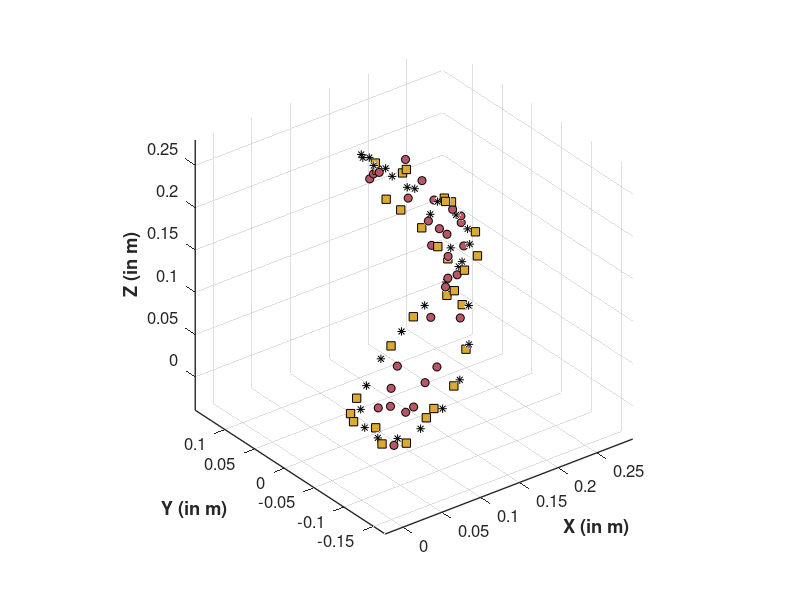

This chart was generated by the following MATLAB code: (Note: this script raises an error after producing the figure.)
%% with ori
exp_pts_ori = [0.435129	1.949658	1.434524
0.49324	1.891479	1.576429
0.565819	1.783117	1.804244
0.682109	1.641898	2.025276
0.780016	1.552242	2.154206
0.528179	1.333947	2.582592
0.357989	1.214764	2.729448
0.12463	1.368492	2.611649
-0.199509	1.206208	2.756628
-0.547011	1.377634	2.447416
-0.616939	1.339303	2.435882
-0.462831	1.512526	2.349361
-0.333123	1.828031	1.898393
-0.177932	1.906833	1.58464
0.165648	1.948731	1.356689
0.495832	1.904271	1.040559
0.910755	1.729347	0.793962
1.087414	1.517307	0.515001
1.180265	1.055959	0.078635
1.148904	0.929816	-0.042799
1.055026	0.887267	-0.101724
0.811718	0.981756	-0.157761
0.530337	0.838367	-0.239375
0.350286	1.308776	-0.076304
-0.103387	0.713602	-0.08273
-0.295297	0.990228	0.237395
0.207369	1.611859	0.196847
0.169047	1.808364	0.540211
0.316107	1.951423	0.954523
0.403622	1.942308	1.094796
];

theta = -15;
roty = [ cosd(theta) 0 sind(theta);0 1 0; -sind(theta) 0 cosd(theta) ];

rot_data_ori = exp_pts_ori*roty - 1*[.7 0  0];


% figure
% plot3(rot_data(:,2)/10,rot_data(:,1)/10,rot_data(:,3)/10,'k*')
% hold on
des_pts = [2.0073    0.1184    1.3701
    1.9095    0.3340    1.7025
    1.7313    0.4899    2.0123
    1.5047    0.5582    2.2853
    1.2700    0.5268    2.5093
    1.0693    0.4012    2.6741
    0.9385    0.2039    2.7723
    0.9008   -0.0298    2.7994
    0.9631   -0.2582    2.7543
    1.1142   -0.4405    2.6389
    1.3271   -0.5440    2.4585
    1.5638   -0.5503    2.2212
    1.7819   -0.4582    1.9377
    1.9425   -0.2843    1.6210
    2.0168   -0.0595    1.2852
    1.9917    0.1759    0.9455
    1.8715    0.3799    0.6173
    1.6777    0.5159    0.3155
    1.4451    0.5598    0.0537
    1.2151    0.5036   -0.1564
    1.0289    0.3574   -0.3051
    0.9197    0.1473   -0.3858
    0.9071   -0.0891   -0.3949
    0.9933   -0.3096   -0.3319
    1.1630   -0.4747   -0.1996
    1.3857   -0.5550   -0.0041
    1.6217   -0.5362    0.2458
    1.8288   -0.4214    0.5389
    1.9700   -0.2314    0.8618
    2.0200   -0.0000    1.2000];



% with only pos
exp_pts_pos = [0.268808	1.976764	1.538578
0.04971	1.906189	1.597864
0.22643	1.801446	1.710296
0.429539	1.697126	1.924152
0.726471	1.428248	2.110465
0.579018	1.364213	2.259154
0.360234	1.270342	2.410043
0.00804	1.339039	2.7
-0.26751	1.340315	2.575743
-0.373969	1.412674	2.370047
-0.569021	1.504308	2.317173
-0.464737	1.691188	2.124496
-0.269517	1.844981	1.903825
-0.221192	1.914067	1.581263
0.092368	1.952881	1.3
0.047068	1.91535	1.076843
0.084678	1.91418	0.955591
0.135775	1.763481	0.626142
0.282088	1.443847	0.09477
0.126921	1.244549	-0.026308
0.269318	1.188026	-0.3032
0.088631	1.206934	-0.2086
-0.437721	0.84782	-0.30267
-0.198842	1.18267	-0.13835
-0.212242	1.275062	-0.1023
-0.172242	1.453076	0.104366
-0.215295	1.57288	0.267588
-0.23334	1.860424	0.75402
-0.046605	1.963065	1.14287
0.348808	1.937405	1.319045

];


errors_pos = [des_pts(:,1)-exp_pts_pos(:,2) des_pts(:,2)-exp_pts_pos(:,1) des_pts(:,3)-exp_pts_pos(:,3)];
errors_pos = sqrt(cumsum(errors_pos.^2,2));
errors_pos = errors_pos(:,3);

errors_ori = [des_pts(:,1)-rot_data_ori(:,2) des_pts(:,2)-rot_data_ori(:,1) des_pts(:,3)-rot_data_ori(:,3)];
errors_ori = sqrt(cumsum(errors_ori.^2,2));
errors_ori = errors_ori(:,3);

% errors = [des_pts(:,1)-(exp_pts_c(:,2)) des_pts(:,2)-(exp_pts_c(:,1))  des_pts(:,3)-exp_pts_c(:,3)]

figure
plot3(des_pts(:,1)/10,des_pts(:,2)/10,des_pts(:,3)/10,'Marker','*','Color',[0 0 0],'MarkerFaceColor',[0/256 0/256 0/256],'Linestyle','None')
hold on
axis equal
plot3(exp_pts_pos(:,2)/10,exp_pts_pos(:,1)/10,exp_pts_pos(:,3)/10,'Marker','o','Color',[0 0 0],'MarkerFaceColor',[187/256 85/256 102/256],'Linestyle','None')
plot3(rot_data_ori(:,2)/10,rot_data_ori(:,1)/10,rot_data_ori(:,3)/10,'Marker','s','Color',[0 0 0],'MarkerFaceColor',[221/256 170/256 51/256],'Linestyle','None')
ylabel('Y (in m)','Fontweight','bold','fontsize',12)

xlabel('X (in m)','Fontweight','bold','fontsize',12)
zlabel('Z (in m)','Fontweight','bold','fontsize',12)
set(gca,'linewidth',1,'FontSize',12)
grid on
ax = gca;
ax.YAxis.Exponent = -2;
ax.XAxis.Exponent = -2;
ax.ZAxis.Exponent = -2;
% axis equal
% legend('Target','BR^2 shape','Simulation','Experiment')
legend('Desired curve','Pos (Exp)','Pos + Ori(Exp)')
view(-57,15)
set(gcf, 'Position', [100, 100, 500, 500])

figure

plot(errors_pos/10,'--','color',[0 68 136]/256,'linewidth',2)
hold on
plot(errors_ori/10,'--','color',[187 85 102]/256,'linewidth',2)

legend('Pos (Exp)','Pos + Ori (Exp)')

ylabel('Error (in m)','Fontweight','bold','fontsize',12)

xlabel('Point','Fontweight','bold','fontsize',12)
grid on
set(gca,'linewidth',1,'FontSize',12)
set(gcf, 'Position', [100, 100, 500, 500])
ax = gca;
ax.YAxis.Exponent = -2;
grid on
set(gca,'linewidth',1,'FontSize',12)
set(gcf, 'Position', [100, 100, 500, 500])

%% ################ loading effect : circle

close all

% inverse inputs (O/P of NN) obtained using NN
load test_circle_pos_x18.mat
test = test(linspace(2,60,30),:);
test_exp = test([1 3:3:30],:);

% exp end points(first column is the base)
exp_pts = [163.3942	-4.2792	-525.9855;
    138.4926	169.492	-406.6595;
    152.8666	174.3347	-416.3582;
    158.9867	176.4189	-424.5909;
    144.8753	177.3621	-439.4796;
    136.2374	173.8921	-463.4184;
    207.2283	175.7005	-464.9947;
    192.2275	182.9709	-452.7377;
    147.9357	191.5841	-427.7613;
    139.6094	191.4848	-405.6472;
    132.2242	180.8389	-397.2613;
    145.9072	183.7242	-379.3035];

exp_pts = (exp_pts-exp_pts(1,:))/100; % converting 
exp_pts = exp_pts(2:end,:); % removing the start point
exp_pts = [exp_pts(:,2) exp_pts(:,1) exp_pts(:,3)]; % changing the axis

% line points (variable name is inps)

load('circle_test_pos_x18.mat')

inps = inps(linspace(2,60,30),:);
inps_exp = inps([1 3:3:30],:);

figure


set(gca,'nextplot','replacechildren'); 

% v = VideoWriter('line_pos.avi');
% open(v);
final_pos = zeros(length(test(:,1)),3);
test(test(:,1)>28,1) = 28;
test(test(:,2)>28,2) = 28;
test(test(:,3)>28,3) = 28;

plot3(inps(:,1)/10,inps(:,2)/10,inps(:,3)/10,'Marker','s','Color',[0 0 0],'MarkerFaceColor',[187/256 85/256 102/256],'Linestyle','none')
hold on

for k = 1:1:length(test)
   k;
   [final_pos(k,:),orient_rot,IP,shape] = forward_kin_rot(test(k,1),test(k,2),test(k,3),test(k,4));
   
   if k==any([1 3:3:30])
       plot3(shape(1,:),shape(2,:),shape(3,:),'Color',[204/256 187/256 68/256],'linewidth',2,'Linestyle','--')
       
       hold on
   end
   
   

%    frame = getframe(gcf);
%    writeVideo(v,frame);
%    pause(1)
end

% close(v);


plot3(final_pos(:,1),final_pos(:,2),final_pos(:,3),'Marker','o','Color',[0 0 0],'MarkerFaceColor',[0/256 68/256 136/256],'Linestyle','none')

% plot3(exp_pts(:,1)/10,exp_pts(:,2)/10,exp_pts(:,3)/10,'Linestyle','none','Marker','d','Color',[0 0 0],'MarkerFaceColor',[34/256 136/256 51/256])
ylabel('Y (in m)','Fontweight','bold','fontsize',12)

xlabel('X (in m)','Fontweight','bold','fontsize',12)
zlabel('Z (in m)','Fontweight','bold','fontsize',12)
set(gca,'linewidth',1,'FontSize',12)
% xlim([10 24]*6.89476)

grid on
ax = gca;
ax.YAxis.Exponent = -2;
ax.XAxis.Exponent = -2;
ax.ZAxis.Exponent = -2;
% axis equal
% legend('Target','BR^2 shape','Simulation','Experiment')
legend('Target','BR^2 shape','Simulation (10 gms load)')
view(3)
set(gcf, 'Position', [100, 100, 500, 500])
axis equal

%% %% ################ loading effect : line
load test_line_pos_x18y0.mat
test = test(linspace(3,60,20),:);
test_exp = test([1 6:5:16 20],:);

% exp end points(first column is the base)
exp_pts = [163.3942	-4.2792	-525.9855;
    200.8044-14.525	169.5228	-492.0766;
    193.1657-14.525	184.28	-448.5503;
    168.0447	180.2861	-403.8233;
    148.5211+14.525	176.3036	-364.8363;
    135.5045+14.525	174.4827	-343.7393];
exp_pts = (exp_pts-exp_pts(1,:))/100; % converting 
exp_pts = exp_pts(2:end,:); % removing the start point
exp_pts = [exp_pts(:,2) exp_pts(:,1) exp_pts(:,3)]; % changing the axis

% line points (variable name is inps)

load('line_test_pos_x18y0.mat')

inps = inps(linspace(3,60,20),:);
inps_exp = inps([1 6:5:16 20],:);

figure


set(gca,'nextplot','replacechildren'); 

% v = VideoWriter('line_pos.avi');
% open(v);
final_pos = zeros(length(test(:,1)),3);
test(test(:,1)>28,1) = 28;
test(test(:,2)>28,2) = 28;
test(test(:,3)>28,3) = 28;

plot3(inps(:,1)/10,inps(:,2)/10,inps(:,3)/10,'Marker','s','Color',[0 0 0],'MarkerFaceColor',[187/256 85/256 102/256],'Linestyle','none')
hold on

for k = 1:1:length(test)
   k;
   [final_pos(k,:),orient_rot,IP,shape] = forward_kin_rot(test(k,1),test(k,2),test(k,3),test(k,4));
   
   if k==11
       plot3(shape(1,:),shape(2,:),shape(3,:),'Color',[204/256 187/256 68/256],'linewidth',2,'Linestyle','--')
       
       hold on
   end
   
   

%    frame = getframe(gcf);
%    writeVideo(v,frame);
%    pause(1)
end

% close(v);


plot3(final_pos(:,1),final_pos(:,2),final_pos(:,3),'Marker','o','Color',[0 0 0],'MarkerFaceColor',[0/256 68/256 136/256],'Linestyle','none')

% plot3(exp_pts(:,1)/10,exp_pts(:,2)/10,exp_pts(:,3)/10,'Linestyle','none','Marker','d','Color',[0 0 0],'MarkerFaceColor',[34/256 136/256 51/256])
ylabel('Y (in m)','Fontweight','bold','fontsize',12)

xlabel('X (in m)','Fontweight','bold','fontsize',12)
zlabel('Z (in m)','Fontweight','bold','fontsize',12)
set(gca,'linewidth',1,'FontSize',12)
% xlim([10 24]*6.89476)

grid on
ax = gca;
ax.YAxis.Exponent = -2;
ax.XAxis.Exponent = -2;
ax.ZAxis.Exponent = -2;
% axis equal
% legend('Target','BR^2 shape','Simulation','Experiment')
legend('Target','BR^2 shape','Simulation (10 gms load)')
view(3)
set(gcf, 'Position', [100, 100, 500, 500])
axis equal